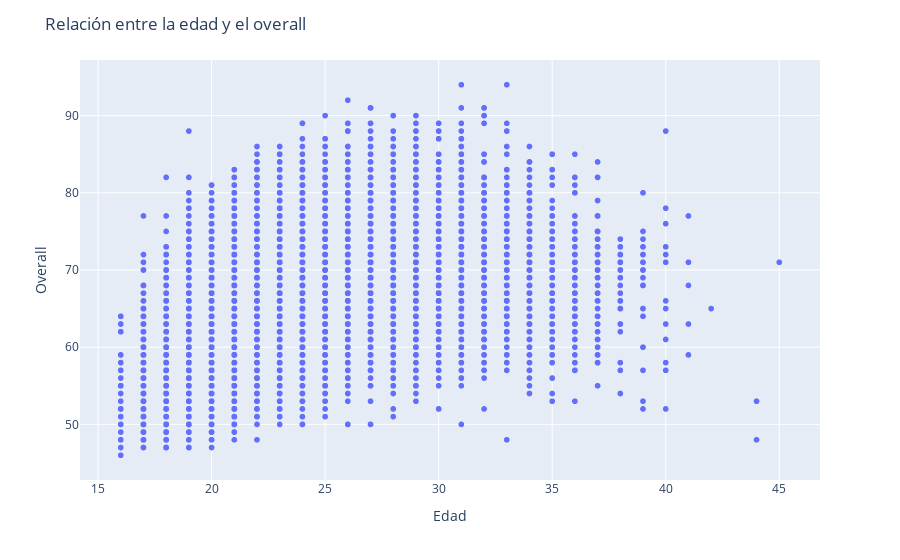

The cell this chart's notebook holds for it:
### Markdown cell above
## Elemento 2:
Gráfico de Correlación que responda – “Cuál es la relación entre la edad y el overall?” –
explicar la salida

### Code cell
fig = px.scatter(df, x='Age', y='Overall')

# Personaliza el gráfico (opcional)

fig.update_layout(
    title='Relación entre la edad y el overall',
    xaxis_title='Edad',
    yaxis_title='Overall',
)

# Muestra el gráfico
fig.show()

### Figure 1 — Plotly figure (JSON) as saved in the notebook; plotly's stock layout.template omitted (floating-point values rounded to 4 significant figures; data arrays with more than 128 entries replaced by an {"elided": "..."} marker saying what was removed)
{"data": [{"hovertemplate": "Age=%{x}<br>Overall=%{y}<extra></extra>", "legendgroup": "", "marker": {"color": "#636efa", "symbol": "circle"}, "mode": "markers", "name": "", "showlegend": false, "type": "scattergl", "x": {"elided": "18207 int values"}, "xaxis": "x", "y": {"elided": "18207 int values"}, "yaxis": "y"}], "layout": {"legend": {"tracegroupgap": 0}, "margin": {"t": 60}, "title": {"text": "Relación entre la edad y el overall"}, "xaxis": {"anchor": "y", "domain": [0, 1], "title": {"text": "Edad"}}, "yaxis": {"anchor": "x", "domain": [0, 1], "title": {"text": "Overall"}}}}
